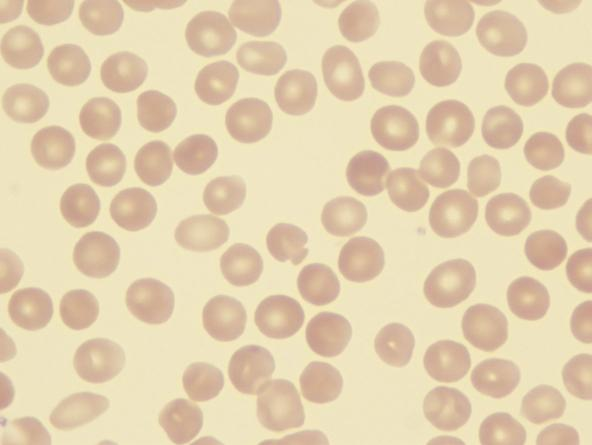
#> input picture exerc-6b/cells.jpg, 592 x 445 px
$ python floodfill.py   (Python 2 division)   (older library calls are emulated)
#> lines starting #> are read from the running program, lines starting #| are printed output that depends on the picture; after the words box and inside, x2 and y2 are one past the last pixel; in counts of white or black regions, pixels touching at a corner belong together
#!/usr/bin/python

import numpy as np
import cv2,sys,random

img_original = cv2.imread('cells.jpg')
#> img_original is the input picture: shape (445, 592, 3); mean B, G, R 176.4, 209.1, 227.7
img_gray = cv2.cvtColor(img_original, cv2.COLOR_BGR2GRAY)
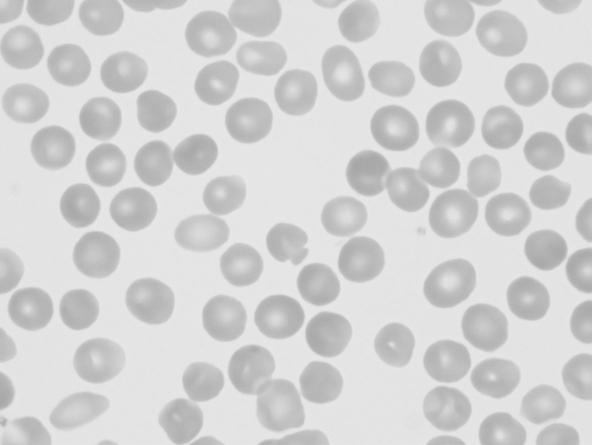
#> img_gray: shape (445, 592); min 165, max 236, mean 210.9

ret, th = cv2.threshold(img_gray, 0,255,cv2.THRESH_BINARY + cv2.THRESH_OTSU)
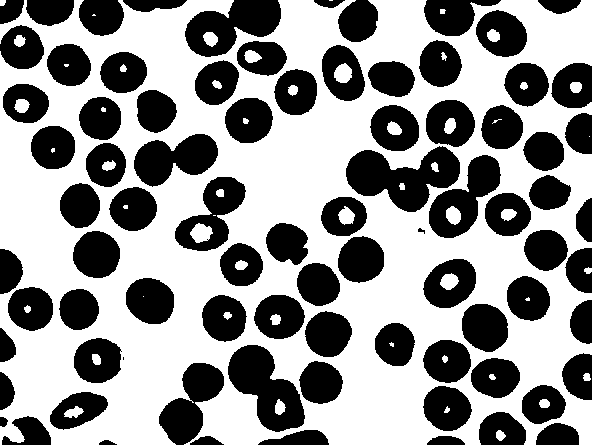
#> th: shape (445, 592); 57.5% white; 83 black regions (1 under 20 px), largest, box (x1, y1, x2, y2) and area: (346, 146, 460, 212) 4246, (228, 345, 305, 432) 3650, (185, 0, 281, 57) 3260
#> ret = 208

print ret
#| 208.0
cv2.imwrite("otsu.png", th)

'''
Achar contornos.
Preencher contornos
passar fazendo floodFill em cada pixel, jogando em outra imagem com label e calculando a area.
'''

thresh = abs(th - 255)
#> thresh: shape (445, 592); values 0 (black) and 1 (white), 42.5% white; 83 white regions (1 under 20 px)
img_c, contours, hierarchy = cv2.findContours(thresh, cv2.RETR_EXTERNAL, cv2.CHAIN_APPROX_SIMPLE)
#> contours = 83 contours, 2 with area under 20; largest, box (x1, y1, x2, y2) and area: (346, 146, 460, 212) 4182, (228, 345, 305, 432) 3644, (185, 0, 281, 57) 3290, (429, 155, 501, 238) 2902, (175, 177, 246, 251) 2695
img_contours = np.copy(th)
cv2.drawContours(img_contours, contours, -1, (0,0,0), -1) #find contours and fill then with black
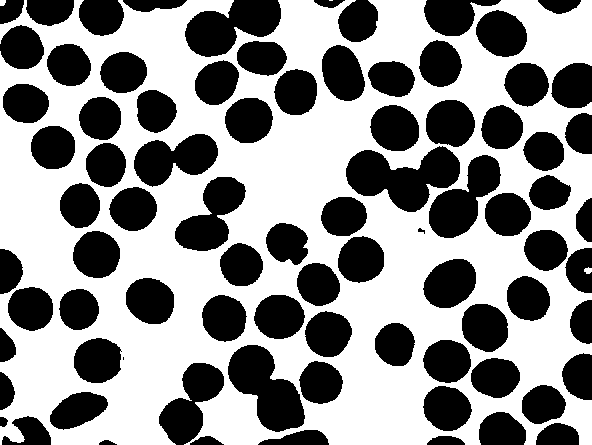
#> img_contours: shape (445, 592); 55.9% white; 83 black regions (1 under 20 px), largest, box (x1, y1, x2, y2) and area: (346, 146, 460, 212) 4336, (228, 345, 305, 432) 3771, (185, 0, 281, 57) 3421
cv2.imwrite("contornado.png", img_contours)

# [8 lines of commented-out code are left out]

h, w = th.shape[:2]
#> h = 445; w = 592
print "shape",h,w
#| shape 445 592
diff = (6,6,6)
print "diff",diff

img_final = np.zeros((h,w,3),np.uint8)
img_final[:,:,0] = img_contours
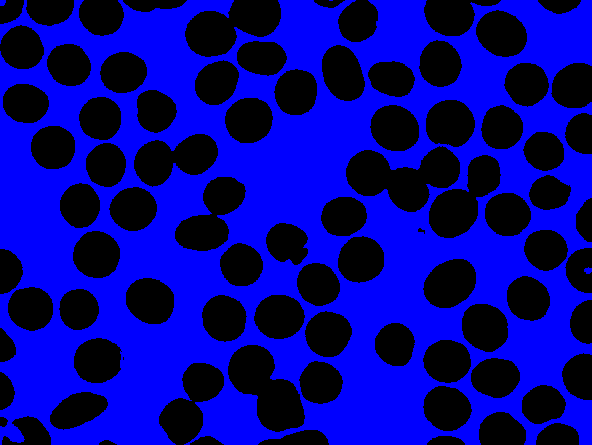
#> img_final: shape (445, 592, 3); mean of channels 0, 1, 2 142.5, 0, 0; drawn as B, G, R
img_final[:,:,1] = img_contours
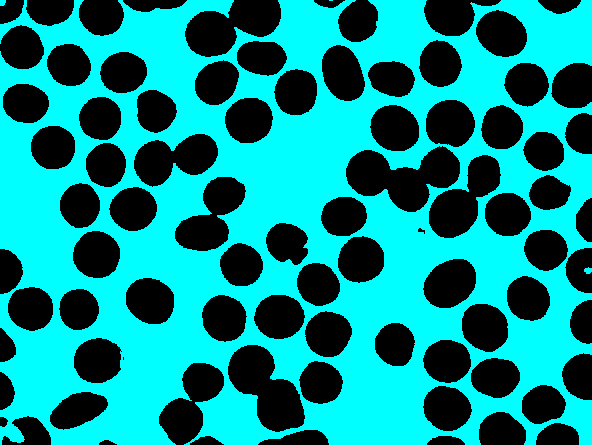
#> img_final: shape (445, 592, 3); mean of channels 0, 1, 2 142.5, 142.5, 0; drawn as B, G, R
img_final[:,:,2] = img_contours

for i,contour in enumerate(contours):

    #get the first (could be any) coord. for this contour
    # print contour
    y,x = contour[0][0]
    area = cv2.contourArea(contour)

    print "Element {} found on {},{} with area of {}".format(i,y,x,area)
    # sys.exit()
    mask = np.zeros((h+2,w+2),np.uint8)

    b = random.randint(1, 255)
    g = random.randint(1, 255)
    r = random.randint(1, 255)

    cv2.floodFill(img_final, mask, (y,x), (b,g,r),diff,diff)
    font = cv2.FONT_HERSHEY_SIMPLEX
    cv2.putText(img_final,str(i),(y,x), font, 0.25,(0,0,0), 1,cv2.LINE_AA)
#> this loop made 83 passes
#> (y, x, area, b, g, r) on passes 1 to 12: (104, 440, 42.5, 217, 99, 195), (438, 436, 228.5, 228, 108, 11), (205, 436, 161.5, 67, 248, 131), (304, 430, 619.5, 125, 104, 236), (554, 423, 710.5, 201, 213, 78), (0, 417, 49.5, 248, 123, 92), (27, 416, 761.5, 150, 229, 233), (496, 412, 1213, 56, 130, 36), (81, 392, 1395.5, 73, 36, 194), (438, 386, 1602, 25, 159, 205), (540, 385, 1240.5, 65, 253, 233), (0, 372, 372, 137, 252, 181)
#| Element 0 found on 104,440 with area of 42.5
#| Element 1 found on 438,436 with area of 228.5
#| Element 2 found on 205,436 with area of 161.5
#| Element 3 found on 304,430 with area of 619.5
#| Element 4 found on 554,423 with area of 710.5
#| Element 5 found on 0,417 with area of 49.5
#| Element 6 found on 27,416 with area of 761.5
#| Element 7 found on 496,412 with area of 1213.0
#> (further printed lines are left out)
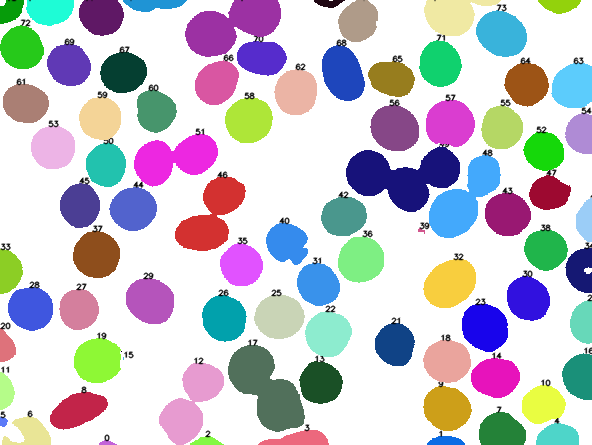
#> img_final: shape (445, 592, 3); mean of channels 0, 1, 2 203.3, 196, 196.5; drawn as B, G, R
    # cv2.imwrite("processing/flooding-{}.png".format(i), img_final)
    # cv2.imwrite("processing/mask-{}.png".format(i), mask*255)

    # if i == 2: sys.exit()

cv2.imwrite("out.png", img_final)
